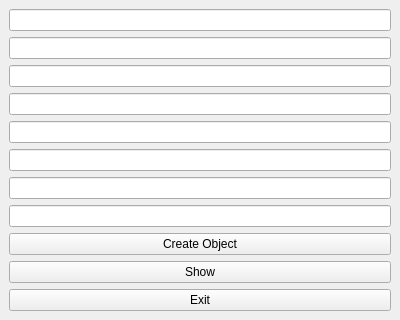
<?xml version="1.0" encoding="UTF-8"?>
<ui version="4.0">
 <class>MainWindow</class>
 <widget class="QMainWindow" name="MainWindow">
  <property name="geometry">
   <rect>
    <x>0</x>
    <y>0</y>
    <width>400</width>
    <height>300</height>
   </rect>
  </property>
  <property name="windowTitle">
   <string>MainWindow</string>
  </property>
  <widget class="QWidget" name="centralwidget">
   <layout class="QVBoxLayout" name="verticalLayout">
    <item>
     <widget class="QLineEdit" name="idLineEdit"/>
    </item>
    <item>
     <widget class="QLineEdit" name="lastNameLineEdit"/>
    </item>
    <item>
     <widget class="QLineEdit" name="firstNameLineEdit"/>
    </item>
    <item>
     <widget class="QLineEdit" name="middleNameLineEdit"/>
    </item>
    <item>
     <widget class="QLineEdit" name="addressLineEdit"/>
    </item>
    <item>
     <widget class="QLineEdit" name="phoneNumberLineEdit"/>
    </item>
    <item>
     <widget class="QLineEdit" name="medicalCardLineEdit"/>
    </item>
    <item>
     <widget class="QLineEdit" name="diagnosisLineEdit"/>
    </item>
    <item>
     <widget class="QPushButton" name="createObjectButton">
      <property name="text">
       <string>Create Object</string>
      </property>
     </widget>
    </item>
    <item>
     <widget class="QPushButton" name="showButton">
      <property name="text">
       <string>Show</string>
      </property>
     </widget>
    </item>
    <item>
     <widget class="QPushButton" name="exitButton">
      <property name="text">
       <string>Exit</string>
      </property>
     </widget>
    </item>
   </layout>
  </widget>
 </widget>
 <resources/>
 <connections/>
</ui>
